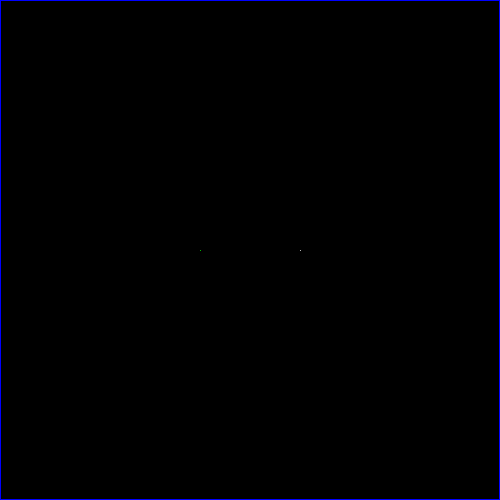
Frame 1 (no input)
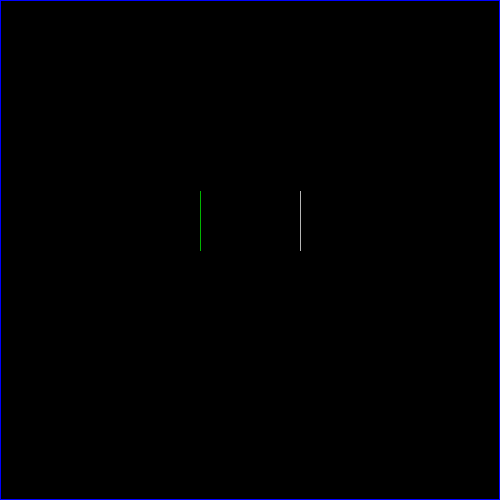
Frame 60 (the mouse pressed at the canvas centre just before this capture)
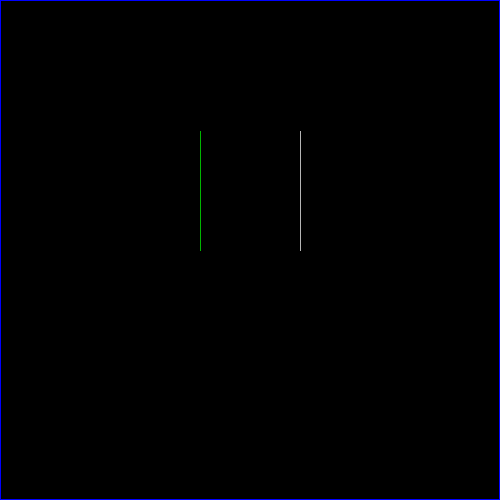
Frame 120 (the mouse held since frame 60 and released just before this capture)

The Processing sketch that drew these frames (run headless with seeded random() and noise(); from frame 60 on, the mouse is pressed at the canvas centre):

// Processing sketch: processing_77705
// ── processing_77705.pde

//Steven G., mods 14-15 CP1, tron

int x = 300;
int y = 250;
int compx = 200;
int compy = 250;
int dir = UP;
int compdir = UP;
void setup()
{
  stroke(0, 0, 255);
  size(500, 500);
  fill(0);
  rect(0, 0, 499, 499);
  frameRate(250);
  textSize(75);
}
void draw()
{
  if (get(compx, compy) != color(0))
  {
    fill(random(256), random(256), random(256));
    text("You win", 87, 275);
  }
  else if (get(x, y) != color(0))
  {
    fill(random(256), random(256), random(256));
    text("You Lose", 85, 275);
  }
  else
  {
    human();
    comp();
  }
}
void keyPressed()
{
  if (key == 'w')
  {
    dir = UP;
  }
  else if (key == 'd')
  {
    dir = RIGHT;
  }
  else if (key == 'a')
  {
    dir = LEFT;
  }
  else if (key == 's')
  {
    dir = DOWN;
  }
  if (key == 'r')
  {   
    x = 300;
    y = 250;
    compx = 200;
    compy = 250;
    dir = UP;
    compdir = UP;
    fill(0);
    rect(0, 0, 499, 499);
  }
}
void human()
{
  stroke(255);
  point(x, y);
  if (dir == RIGHT)
  {
    x++;
  }
  else if (dir == LEFT)
  {
    x--;
  }
  else if (dir == UP)
  {
    y--;
  }
  else if (dir == DOWN)
  {
    y++;
  }
}
void comp()
{
  stroke(0, 255, 0);
  point(compx, compy);
  if (compdir == RIGHT)
  {
    compx++;
    if (get(compx+1, compy) != color(0))
    {
      compdir = DOWN;
    }
  }
  else if (compdir == LEFT)
  {
    compx--;
    if (get(compx-1, compy) != color(0))
    {
      compdir = UP;
    }
  }
  else if (compdir == UP)
  {
    compy--;
    if (get(compx, compy-1) != color(0))
    {
      compdir = RIGHT;
    }
  }
  else if (compdir == DOWN)
  {
    compy++;
    if (get(compx, compy+1) != color(0))
    {
      compdir = LEFT;
    }
  }
}
